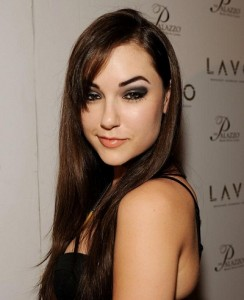
#> input picture img/teste1.jpg, 244 x 300 px, given in place of the camera
$ python Calibrador.py
#> lines starting #> are read from the running program, lines starting #| are printed output that depends on the picture; after the words box and inside, x2 and y2 are one past the last pixel; in counts of white or black regions, pixels touching at a corner belong together
import cv2
import numpy as np
import imutils
from tkinter import *

def nothing (x):
    pass


def salvar(Hlo, HUp, Slo, Sup, Vlo, Vup):
    print(Hlo, HUp, Slo, Sup, Vlo, Vup)


cv2.namedWindow('Calibrador')
cap = cv2.VideoCapture(1)

cv2.createTrackbar('Hlo','Calibrador',0,255,nothing)
cv2.createTrackbar('HUp','Calibrador',0,255,nothing)
cv2.createTrackbar('Slo','Calibrador',0,255,nothing)
cv2.createTrackbar('Sup','Calibrador',0,255,nothing)
cv2.createTrackbar('Vlo','Calibrador',0,255,nothing)
cv2.createTrackbar('Vup','Calibrador',0,255,nothing)


while True:

    _, frame = cap.read()
#> frame is the input picture: shape (300, 244, 3); mean B, G, R 94.7, 109.8, 131.3
    frame = imutils.resize(frame, width=300)
#> frame: shape (368, 300, 3)

    blurred = cv2.GaussianBlur(frame, (11, 11), 0)
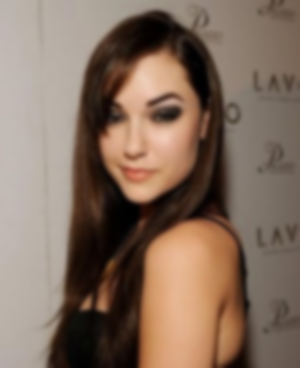
#> blurred: shape (368, 300, 3); mean B, G, R 94.6, 109.7, 131.2
    hsv = cv2.cvtColor(blurred, cv2.COLOR_BGR2HSV)
#> hsv: shape (368, 300, 3); mean H, S, V 13, 87.6, 131.2
    #hsv = cv2.cvtColor(frame,cv2.COLOR_BGR2HSV)

    Hlo = cv2.getTrackbarPos('Hlo','Calibrador')
    HUp = cv2.getTrackbarPos('HUp','Calibrador')
    Slo = cv2.getTrackbarPos('Slo','Calibrador')
    Sup = cv2.getTrackbarPos('Sup','Calibrador')
    Vlo = cv2.getTrackbarPos('Vlo','Calibrador')
    Vup = cv2.getTrackbarPos('Vup','Calibrador')

    lower_cor = np.array([Hlo, Slo, Vlo])
    upper_cor = np.array([HUp, Sup, Vup])

    mask = cv2.inRange(hsv, lower_cor, upper_cor)
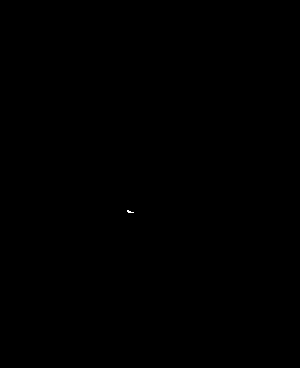
#> mask: shape (368, 300); 0.01% white in thin lines or dots, all inside (x1, y1, x2, y2) = (127, 210, 134, 213)

    res = cv2.bitwise_and(frame, frame, mask)
    kernel = np.ones((9, 9), np.uint8)
    mask = cv2.morphologyEx(mask, cv2.MORPH_OPEN, kernel)
#> mask: shape (368, 300); every value is 0
    mask = cv2.morphologyEx(mask, cv2.MORPH_CLOSE, kernel)

    if cv2.waitKey(33) == ord('s'):
#> (key Esc is pressed here)
        salvar(Hlo, HUp, Slo, Sup, Vlo, Vup)


    #btn = Button(root, text="Salvar Config", command= lambda: salvar(Hlo,HUp,Slo,Sup,Vlo,Vup)).pack()

    #res2 = cv2.cvtColor(res,cv2.COLOR_BAYER_BG2GRAY)
    #res2 = cv2.medianBlur(res2, 15)

    cv2.imshow('frame', frame)
    cv2.imshow('mask', mask)
    cv2.imshow('res', res)


    k = cv2.waitKey(100) & 0xFF
#> (key Esc is pressed here)
    if cv2.waitKey(33) == ord('a'):
#> (key Esc is pressed here)
        break


cv2.destroyAllWindows()

$ run again, on img/teste2.png
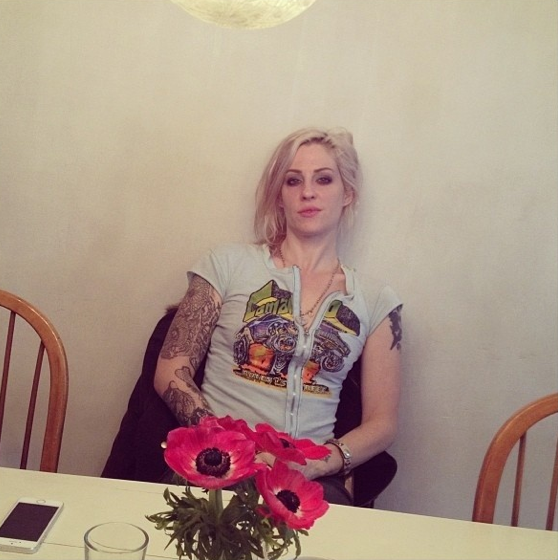
#> input picture img/teste2.png, 558 x 560 px, given in place of the camera
#> frame is the input picture: shape (560, 558, 3); mean B, G, R 134.8, 148.5, 171.4
#> frame: shape (301, 300, 3)
#> `blurred = cv2.GaussianBlur(frame, (11, 11), 0)`:
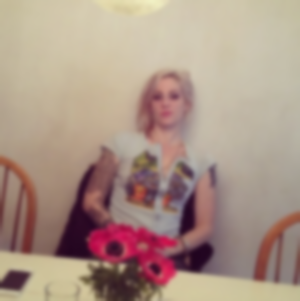
#> blurred: shape (301, 300, 3); mean B, G, R 134.8, 148.5, 171.4
#> hsv: shape (301, 300, 3); mean H, S, V 40.6, 63.9, 171.4
#> mask: shape (301, 300); every value is 0

$ run again, on img/teste3.png
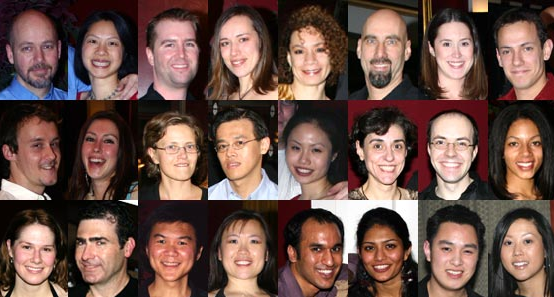
#> input picture img/teste3.png, 554 x 297 px, given in place of the camera
#> frame is the input picture: shape (297, 554, 3); mean B, G, R 74, 82.4, 109.4
#> `frame = imutils.resize(frame, width=300)`:
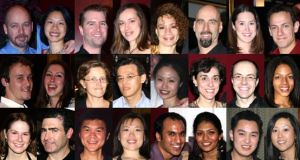
#> frame: shape (160, 300, 3); mean B, G, R 74, 82.4, 109.4
#> `blurred = cv2.GaussianBlur(frame, (11, 11), 0)`:
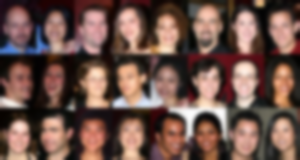
#> blurred: shape (160, 300, 3); mean B, G, R 74, 82.5, 109.5
#> hsv: shape (160, 300, 3); mean H, S, V 35.4, 96.4, 110.6
#> mask: shape (160, 300); every value is 0

$ run again, on img/teste4.png
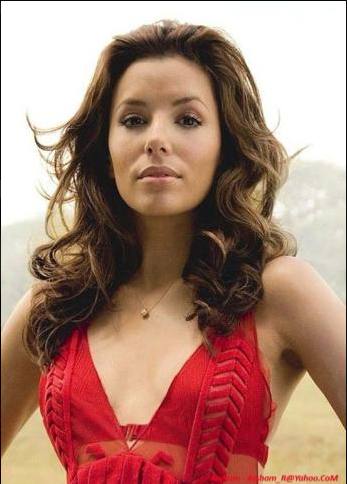
#> input picture img/teste4.png, 347 x 484 px, given in place of the camera
#> frame is the input picture: shape (484, 347, 3); mean B, G, R 117, 131.3, 171.2
#> frame: shape (418, 300, 3)
#> `blurred = cv2.GaussianBlur(frame, (11, 11), 0)`:
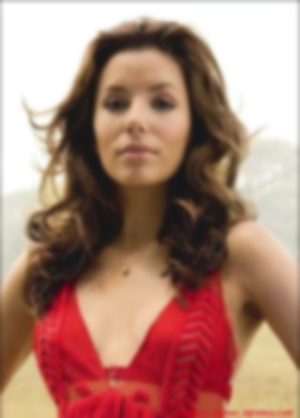
#> blurred: shape (418, 300, 3); mean B, G, R 117.6, 132, 171.9
#> hsv: shape (418, 300, 3); mean H, S, V 36.1, 95.8, 171.9
#> mask: shape (418, 300); every value is 0
